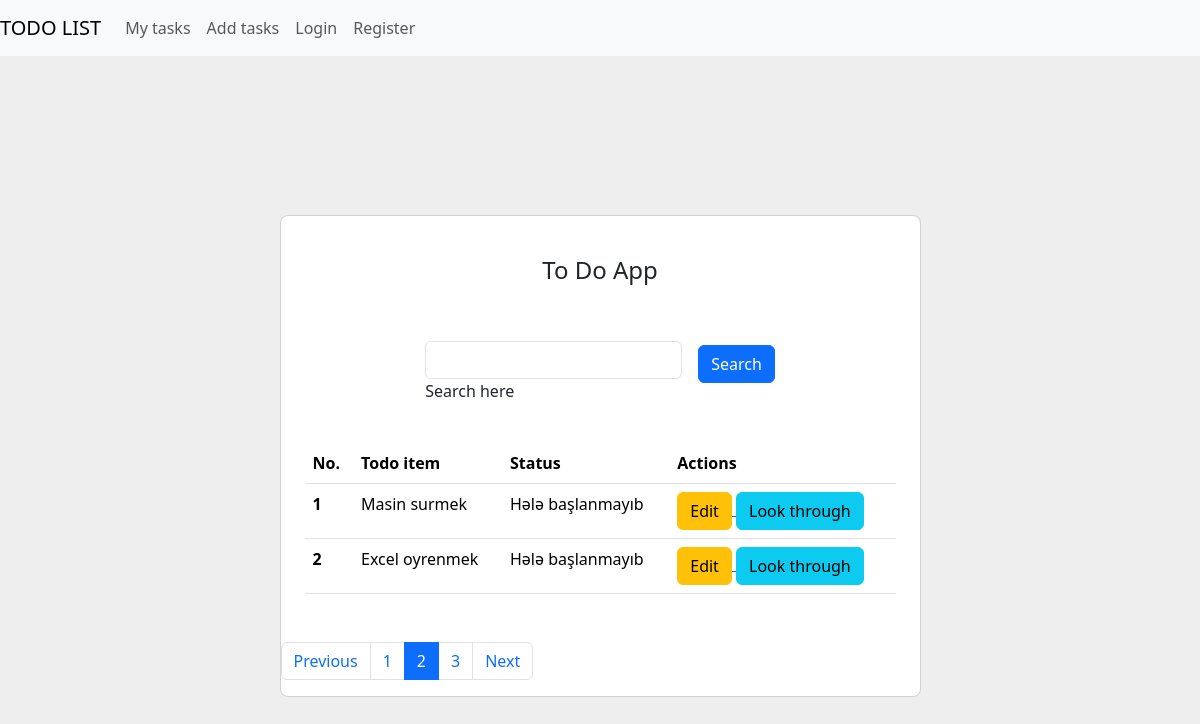
Screenshot of /?page=2 with the database file from the repository.
### todo/models.py (models this page shows, shortened)
class Todo(models.Model):
    name = models.CharField(max_length=255, verbose_name="Ediləcək iş")
    status = models.CharField(max_length=255, choices=CHOICES, verbose_name="Taskin statusu", null=True, blank=True, default="Hələ başlanmayıb")
    add_date = models.DateTimeField(auto_now_add=True)
    update_date = models.DateTimeField(auto_now=True)
    delete_date = models.DateTimeField(null=True, blank=True)
    active = models.BooleanField(default=True)
    class Meta:
        ordering = ("add_date",)
        verbose_name = "Ediləcək iş"
        verbose_name_plural = "Ediləcək işlər"

### todo/views.py (the view, shortened to what this page needs)
# urls.py: path("", index_view, name='index'),
def index_view(request):
    todos = Todo.objects.all()
    my_search_value = request.GET.get("searchValue")
    paginator = Paginator(todos, 2)
    page = request.GET.get('page', 1)
    p = paginator.get_page(page)
    try:
        p = paginator.page(page)
    except PageNotAnInteger:
        p = paginator.page(1)
    except EmptyPage:
        p = paginator.page(paginator.num_pages)
    context = {
        "objects": todos,
        "p": p,
        "search": my_search_value,
    }
    return render(request, "index.html", context)

### templates/index.html (shortened to what this page needs)
<!DOCTYPE html>
<html lang="en">
  <head>
    <link
      href="https://cdn.jsdelivr.net/npm/bootstrap@5.3.2/dist/css/bootstrap.min.css"
      rel="stylesheet"
    />
  </head>
  <body>
  <nav class="navbar navbar-expand-lg navbar-light bg-light">
  <a class="navbar-brand" href="#">TODO LIST</a>
  <div class="collapse navbar-collapse" id="navbarNavDropdown">
    <ul class="navbar-nav">
      <li class="nav-item">
        <a class="nav-link" href="{% url 'todo:index' %}">My tasks</a>
      </li>
      <li class="nav-item">
        <a class="nav-link" href="{% url 'todo:add' %}">Add tasks</a>
      </li>
      <li class="nav-item">
        <a class="nav-link" href="#">Login</a>
      </li>
      <li class="nav-item">
        <a class="nav-link" href="#">Register</a>
      </li>
    </ul>
  </div>
</nav>
    <section class="vh-100" style="background-color: #eee">
      <div class="container py-5 h-100">
        <div class="row d-flex justify-content-center align-items-center h-100">
          <div class="col col-lg-9 col-xl-7">
            <div class="card rounded-3">
              <div class="card-body p-4">
                <h4 class="text-center my-3 pb-3">To Do App</h4>
                <form method="get"
                  class="row row-cols-lg-auto g-3 justify-content-center align-items-center mb-4 pb-2"
                >
                  <div class="col-12">
                    <div class="form-outline">
                      <input type="text" id="form1" class="form-control mt-4" name="searchValue"/>
                      <label class="form-label" for="form1"
                        >Search here</label
                      >
                    </div>
                  </div>
                  <div class="col-12">
                    <button type="submit" class="btn btn-primary">Search</button>
                  </div>
                </form>
                <table class="table mb-4">
                  <thead>
                    <tr>
                      <th scope="col">No.</th>
                      <th scope="col">Todo item</th>
                      <th scope="col">Status</th>
                      <th scope="col">Actions</th>
                    </tr>
                  </thead>
                  <tbody>
                  {% for i in p %}
                    <tr>
                      <th scope="row">{{forloop.counter}}</th>
                      <td>{{i.name}}</td>
                      <td>{{i.status}}</td>
                      <td>
                        <a href="{% url 'todo:edit' i.id %}">
                        <button type="submit" class="btn btn-warning">
                          Edit
                        </button>
                          </a>
                        <a href="{% url 'todo:detail' i.id %}">
                        <button type="submit" class="btn btn-info">
                          Look through
                        </button>
</a>
                      </td>
                    </tr>
                  {% endfor %}
                  </tbody>
                </table>
              </div>
              <div class="text-center">
                  <nav aria-label="Page navigation example" class="text-center">
  <ul class="pagination">
    {% if p.has_previous %}
    <li class="page-item"><a class="page-link" href="?{% if search %}searchValue={{search}}&{% endif %}page={{p.number|add:'-1'}}">Previous</a></li>
    {% endif %}
  {% if p.number > 1 %}
    <li class="page-item"><a class="page-link" href="?{% if search %}searchValue={{search}}&{% endif %}page={{p.number|add:'-1'}}">{{p.number|add:"-1"}}</a></li>
    {% endif %}
    <li class="page-item active"><a class="page-link" href="?{% if search %}searchValue={{search}}&{% endif %}page={{p.number}}">{{p.number}}</a></li>
    {% if p.has_next %}
    <li class="page-item"><a class="page-link" href="?{% if search %}searchValue={{search}}&{% endif %}page={{p.number|add:'1'}}">{{p.number|add:"1"}}</a></li>
    <li class="page-item"><a class="page-link" href="?{% if search %}searchValue={{search}}&{% endif %}page={{p.number|add:'1'}}">Next</a></li>
    {% endif %}
  </ul>
</nav>
                </div>
            </div>
          </div>
        </div>
      </div>
    </section>
  </body>
</html>

### rows the page displays
Todo: name "Masin surmek", status "Hələ başlanmayıb"
Todo: name "Excel oyrenmek", status "Hələ başlanmayıb"

### other values shown
{{ p.number|add:"-1" }} "1"
{{ p.number }} "2"
{{ p.number|add:"1" }} "3"
